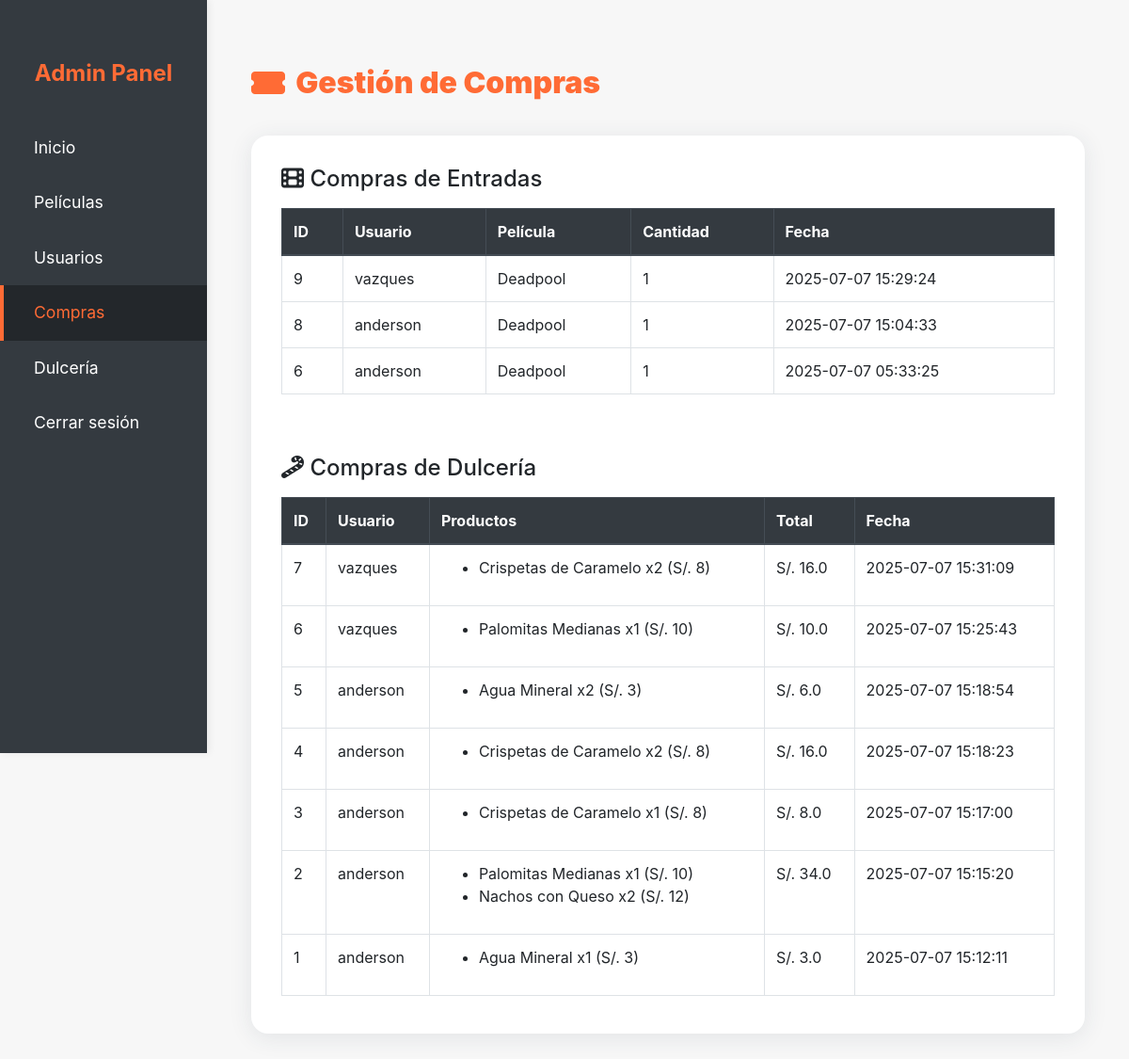
The app's page /admin/compras (signed in) with its own data.
### tables this page shows
CREATE TABLE Compras (
        id INTEGER PRIMARY KEY AUTOINCREMENT,
        usuario_id INTEGER,
        pelicula_id INTEGER,
        cantidad INTEGER,
        fecha_compra TIMESTAMP DEFAULT CURRENT_TIMESTAMP,
        FOREIGN KEY (usuario_id) REFERENCES Usuarios(id),
        FOREIGN KEY (pelicula_id) REFERENCES Peliculas(id)
    );

CREATE TABLE Usuarios (
        id INTEGER PRIMARY KEY AUTOINCREMENT,
        nombre TEXT NOT NULL,
        email TEXT NOT NULL UNIQUE,
        contraseña TEXT NOT NULL
    );

CREATE TABLE Peliculas (
        id INTEGER PRIMARY KEY AUTOINCREMENT,
        titulo TEXT NOT NULL,
        descripcion TEXT,
        duracion INTEGER NOT NULL,  -- Duración en minutos
        genero_id INTEGER,
        hora_funcion TIME,
        imagen TEXT,  -- Campo para la imagen de la película
        banner_pelicula TEXT,  -- Campo para el banner de la película
        FOREIGN KEY (genero_id) REFERENCES Generos(id)
    );

CREATE TABLE ComprasDulceria (
        id INTEGER PRIMARY KEY AUTOINCREMENT,
        usuario_id INTEGER,
        productos TEXT, -- JSON con los productos y cantidades
        total REAL,
        fecha_compra TIMESTAMP DEFAULT CURRENT_TIMESTAMP,
        pdf_path TEXT,
        FOREIGN KEY (usuario_id) REFERENCES Usuarios(id)
    );

### app.py (the view)
@app.route('/admin/compras')
def admin_compras():
    if 'admin_id' not in session:
        return redirect(url_for('login'))
    conn = get_db()
    cursor = conn.cursor()
    cursor.execute('''SELECT c.id, u.nombre as usuario, p.titulo as pelicula, c.cantidad, c.fecha_compra FROM Compras c JOIN Usuarios u ON c.usuario_id = u.id JOIN Peliculas p ON c.pelicula_id = p.id ORDER BY c.fecha_compra DESC''')
    compras_entradas = cursor.fetchall()
    cursor.execute('''SELECT cd.id, u.nombre as usuario, cd.productos, cd.total, cd.fecha_compra FROM ComprasDulceria cd JOIN Usuarios u ON cd.usuario_id = u.id ORDER BY cd.fecha_compra DESC''')
    compras_dulceria = cursor.fetchall()
    compras_dulceria_list = []
    for d in compras_dulceria:
        d = dict(d)
        try:
            d['productos'] = json.loads(
                d['productos']) if d['productos'] else []
        except Exception:
            d['productos'] = []
        compras_dulceria_list.append(d)
    conn.close()
    return render_template('admin/admin_compras.html', compras_entradas=compras_entradas, compras_dulceria=compras_dulceria_list)

### app.py (called while the page is built)
def get_db():
    conn = sqlite3.connect(DATABASE)
    conn.row_factory = sqlite3.Row  # Para obtener resultados como diccionarios
    return conn

### templates/admin/admin_compras.html (shortened to what this page needs)
<!DOCTYPE html>
<html lang="es">
<head>
    <link rel="stylesheet" href="https://maxcdn.bootstrapcdn.com/bootstrap/4.5.2/css/bootstrap.min.css">
    <link rel="stylesheet" href="{{ url_for('static', filename='css/admin.css') }}">
    <link rel="stylesheet" href="https://cdnjs.cloudflare.com/ajax/libs/font-awesome/6.4.0/css/all.min.css">
</head>
<body>
    <div class="sidebar">
        <div class="sidebar-title">Admin Panel</div>
        <a class="nav-link" href="{{ url_for('dashboard_admin') }}">Inicio</a>
        <a class="nav-link" href="/admin/peliculas">Películas</a>
        <a class="nav-link" href="/admin/usuarios">Usuarios</a>
        <a class="nav-link active" href="/admin/compras">Compras</a>
        <a class="nav-link" href="/admin/dulceria">Dulcería</a>
        <a class="nav-link" href="{{ url_for('logout') }}">Cerrar sesión</a>
    </div>
    <div class="main-content">
        <div class="container mt-4">
            <div class="admin-title"><i class="fas fa-ticket-alt"></i> Gestión de Compras</div>
            <div class="admin-card">
                <h4 class="mb-3"><i class="fas fa-film"></i> Compras de Entradas</h4>
                <div class="table-responsive mb-5">
                    <table class="table table-bordered table-hover">
                        <thead class="thead-dark">
                            <tr>
                                <th>ID</th>
                                <th>Usuario</th>
                                <th>Película</th>
                                <th>Cantidad</th>
                                <th>Fecha</th>
                            </tr>
                        </thead>
                        <tbody>
                            {% for c in compras_entradas %}
                            <tr>
                                <td>{{ c.id }}</td>
                                <td>{{ c.usuario }}</td>
                                <td>{{ c.pelicula }}</td>
                                <td>{{ c.cantidad }}</td>
                                <td>{{ c.fecha_compra }}</td>
                            </tr>
                            {% endfor %}
                        </tbody>
                    </table>
                </div>
                <h4 class="mb-3"><i class="fas fa-candy-cane"></i> Compras de Dulcería</h4>
                <div class="table-responsive">
                    <table class="table table-bordered table-hover">
                        <thead class="thead-dark">
                            <tr>
                                <th>ID</th>
                                <th>Usuario</th>
                                <th>Productos</th>
                                <th>Total</th>
                                <th>Fecha</th>
                            </tr>
                        </thead>
                        <tbody>
                            {% for d in compras_dulceria %}
                            <tr>
                                <td>{{ d.id }}</td>
                                <td>{{ d.usuario }}</td>
                                <td>
                                    <ul>
                                    {% for prod in d.productos %}
                                        <li>{{ prod.name }} x{{ prod.quantity }} (S/. {{ prod.price }})</li>
                                    {% endfor %}
                                    </ul>
                                </td>
                                <td>S/. {{ d.total }}</td>
                                <td>{{ d.fecha_compra }}</td>
                            </tr>
                            {% endfor %}
                        </tbody>
                    </table>
                </div>
            </div>
        </div>
    </div>
</body>
</html>

### static/css/admin.css (style rules this page uses)
body { background-color: #f7f7f7; }
.sidebar { position: fixed; top: 0; left: 0; height: 100vh; width: 220px; background: #343a40; color: #fff; padding-top: 60px; box-shadow: 2px 0 8px rgba(0,0,0,0.07); z-index: 100; }
.sidebar .sidebar-title { font-size: 1.5rem; font-weight: bold; text-align: center; margin-bottom: 2rem; color: #ff6b35; }
.sidebar .nav-link { color: #fff; font-size: 1.1rem; padding: 1rem 2rem; display: block; border-left: 4px solid transparent; transition: background 0.2s, border-color 0.2s; }
.sidebar .nav-link.active, .sidebar .nav-link:hover { background: #23272b; border-left: 4px solid #ff6b35; color: #ff6b35; text-decoration: none; }
.main-content { margin-left: 220px; padding: 2.5rem 2rem 2rem 2rem; }

### templates/admin/admin_compras.html (style rules this page uses)
.admin-title { display: flex; align-items: center; gap: 0.7rem; font-size: 2rem; font-weight: 900; color: #ff6b35; margin-bottom: 2rem; }
.admin-card { background: #fff; border-radius: 18px; box-shadow: 0 4px 24px rgba(44,62,80,0.10); padding: 2rem 2rem 1.5rem 2rem; margin-bottom: 2rem; }

### records on screen
Compras: id "9", usuario "vazques", pelicula "Deadpool", cantidad "1", fecha_compra "2025-07-07 15:29:24"
Compras: id "8", usuario "anderson", pelicula "Deadpool", cantidad "1", fecha_compra "2025-07-07 15:04:33"
Compras: id "6", usuario "anderson", pelicula "Deadpool", cantidad "1", fecha_compra "2025-07-07 05:33:25"
ComprasDulceria: id "7", usuario "vazques", name "Crispetas de Caramelo", quantity "2", price "8", total "16.0", fecha_compra "2025-07-07 15:31:09"
ComprasDulceria: id "6", usuario "vazques", name "Palomitas Medianas", quantity "1", price "10", total "10.0", fecha_compra "2025-07-07 15:25:43"
ComprasDulceria: id "5", usuario "anderson", name "Agua Mineral", quantity "2", price "3", total "6.0", fecha_compra "2025-07-07 15:18:54"
ComprasDulceria: id "4", usuario "anderson", name "Crispetas de Caramelo", quantity "2", price "8", total "16.0", fecha_compra "2025-07-07 15:18:23"
ComprasDulceria: id "3", usuario "anderson", name "Crispetas de Caramelo", quantity "1", price "8", total "8.0", fecha_compra "2025-07-07 15:17:00"
ComprasDulceria: id "2", usuario "anderson", name "Palomitas Medianas" "Nachos con Queso", quantity "1" "2", price "10" "12", total "34.0", fecha_compra "2025-07-07 15:15:20"
ComprasDulceria: id "1", usuario "anderson", name "Agua Mineral", quantity "1", price "3", total "3.0", fecha_compra "2025-07-07 15:12:11"
